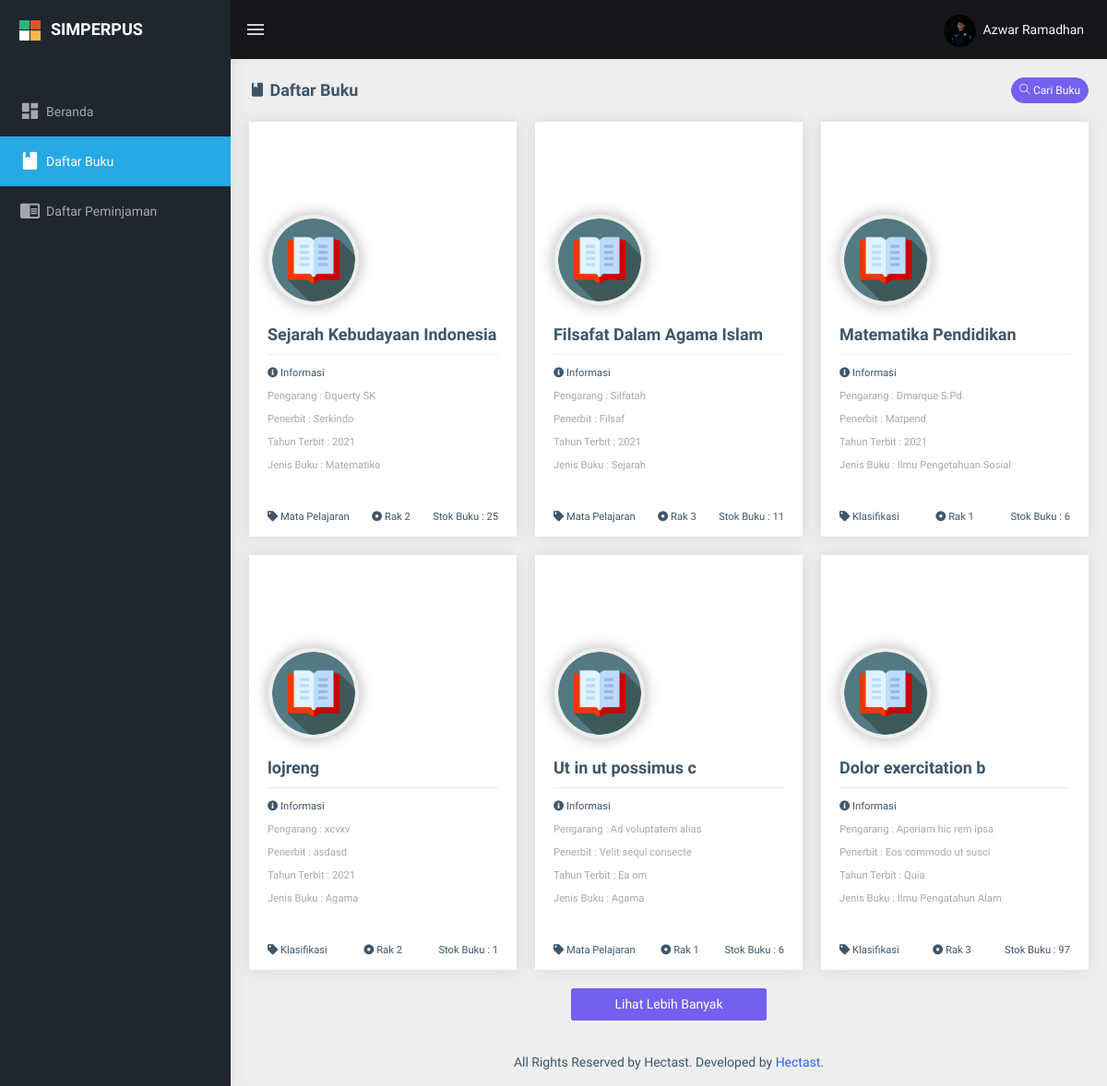
Page /daftar_buku (signed in) on the committed database.
### tables this page shows
CREATE TABLE `anggota` (
  `nisn` varchar(20) NOT NULL,
  `nama_lengkap` varchar(100) NOT NULL,
  `no_hp` varchar(14) NOT NULL,
  `tempat_lahir` varchar(20) NOT NULL,
  `tgl_lahir` date NOT NULL,
  `jk` varchar(10) NOT NULL,
  `id_kelas` int(11) NOT NULL,
  `thn_masuk` varchar(4) NOT NULL,
  `foto` varchar(50) NOT NULL,
  `pass` varchar(80) NOT NULL
);

CREATE TABLE `buku` (
  `id_buku` int(11) NOT NULL,
  `kode_isbn` varchar(100) NOT NULL,
  `judul_buku` varchar(120) NOT NULL,
  `pengarang` varchar(100) NOT NULL,
  `penerbit` varchar(100) NOT NULL,
  `tahun_terbit` varchar(5) NOT NULL,
  `kategori_buku` tinyint(4) NOT NULL,
  `jenis_buku` varchar(100) NOT NULL,
  `jumlah_buku` int(11) NOT NULL,
  `lokasi_buku` varchar(10) NOT NULL,
  `tanggal_input` datetime NOT NULL
);

CREATE TABLE `mapel` (
  `id_mapel` int(11) NOT NULL,
  `nama_mapel` varchar(100) NOT NULL,
  `klasifikasi` tinyint(4) NOT NULL
);

### app/get_data.php (called while the page is built, shortened)
<?php
    if (isset($_SESSION['unique_user']) && $_SESSION['type_user'] == "anggota") {
        $stmt_data = $mysqli->prepare("SELECT * FROM anggota WHERE nisn='{$_SESSION['unique_user']}'");
        $stmt_data->execute();
        $result_data = $stmt_data->get_result();
        $row_data = $result_data->fetch_object();
    }
?>

### views/pages/user/daftar_buku.php (the view, shortened to what this page needs)
<div class="page-wrapper">
    <div class="page-breadcrumb">
        <div class="row">
            <div class="col-12 d-flex no-block align-items-center justify-content-between">
                <h4 class="page-title"><i class="<?= $icon ?>"></i> <?= $title ?></h4>
                <div class="search-box">
                    <a class="waves-effect waves-dark btn btn-sm btn-rounded btn-primary" href="javascript:void(0)"><i class="ti-search"></i> Cari Buku</a>
                </div>
            </div>
        </div>
    </div>
    <div class="container-fluid">
        <div class="row">
            <div class="col-md-12" id="myBukuContent">
                <div class="row myBuku">
                    <?php
                    $stmt_buku = $mysqli->prepare("SELECT * FROM buku LIMIT 6");
                    $stmt_buku->execute();
                    $result_buku = $stmt_buku->get_result();
                    while ($row_buku = $result_buku->fetch_object()) {
                    ?>
                        <div class="col-md-6 col-lg-4 col-xl-3 myBuku">
                            <div class="card card-custom bg-white border-white border-0">
                                <div class="card-custom-img" style="background-image: url(public/assets/images/background-library.jpg);background-position:bottom;"></div>
                                <div class="card-custom-avatar">
                                    <img class="img-thumbnail" src="public/assets/images/open-book.png" alt="Avatar" />
                                </div>
                                <div class="card-body" style="overflow-y: auto;">
                                    <h4 class="card-title"><?= $row_buku->judul_buku; ?></h4>
                                    <div class="border-bottom"></div>
                                    <p class="card-text mb-1 mt-2">
                                        <small><i class="fas fa-info-circle"></i> Informasi</small>
                                    </p>
                                    <p class="card-text text-muted mb-1"><small>Pengarang : <?= $row_buku->pengarang; ?></small></p>
                                    <p class="card-text text-muted mb-1"><small>Penerbit : <?= $row_buku->penerbit; ?></small></p>
                                    <p class="card-text text-muted mb-1"><small>Tahun Terbit : <?= $row_buku->tahun_terbit; ?></small></p>
                                    <p class="card-text text-muted mb-1">
                                        <small>Jenis Buku :
                                            <?php
                                            if ($row_buku->kategori_buku == 1 && !empty($row_buku->jenis_buku)) {
                                                $queryKategK = $mysqli->prepare("SELECT * FROM mapel WHERE id_mapel='{$row_buku->jenis_buku}' AND klasifikasi=1");
                                                $queryKategK->execute();
                                                $resultKategK = $queryKategK->get_result();
                                                $rowKategK = $resultKategK->fetch_object();
                                                echo "
                                                    $rowKategK->nama_mapel
                                                ";
                                            } else if ($row_buku->kategori_buku == 0 && !empty($row_buku->jenis_buku)) {
                                                $queryKategK = $mysqli->prepare("SELECT * FROM mapel WHERE id_mapel='{$row_buku->jenis_buku}'");
                                                $queryKategK->execute();
                                                $resultKategK = $queryKategK->get_result();
                                                $rowKategK = $resultKategK->fetch_object();
                                                echo "
                                                    $rowKategK->nama_mapel
                                                ";
                                            } else {
                                                echo "
                                                 -
                                                ";
                                            }
                                            ?>
                                        </small>
                                    </p>
                                </div>
                                <div class="card-footer" style="background: inherit; border-color: inherit;">
                                    <div class="d-flex w-100 justify-content-between">
                                        <small><i class="fas fa-tag"></i> <?= $row_buku->kategori_buku == 1 ? "Klasifikasi" : "Mata Pelajaran"; ?></small>
                                        <small><i class="fas fa-dot-circle"></i> <?= $row_buku->lokasi_buku; ?></small>
                                        <small>Stok Buku : <?= $row_buku->jumlah_buku; ?> </small>
                                    </div>
                                </div>
                            </div>
                        </div>
                    <?php
                        $idBuku = $row_buku->id_buku;
                    }
                    ?>
                </div>
                <div class="row justify-content-center" id="removeRow">
                    <div class="col-md-5 col-lg-3">
                        <button class="btn btn-primary btn-block" id="btnMore" data-buku="<?= $idBuku; ?>">Lihat Lebih Banyak</button>
                    </div>
                </div>
            </div>
        </div>
    </div>

### views/layout/header.php (shortened to what this page needs)
<!DOCTYPE html>
<html dir="ltr" lang="en">
<head>
    <link href="public/assets/libs/flot/css/float-chart.css" rel="stylesheet">
    <link href="public/assets/libs/datatables.net-bs4/css/dataTables.bootstrap4.css" rel="stylesheet">
    <link rel="stylesheet" href="public/dist/css/icons/font-awesome/css/fontawesome.css">
    <link rel="stylesheet" href="public/dist/css/yearpicker.css">
    <link rel="stylesheet" href="public/assets/libs/select2/dist/css/select2.min.css">
    <link href="public/dist/css/style.min.css" rel="stylesheet">
</head>
<body>

### views/layout/navbar.php (shortened to what this page needs)
<div id="main-wrapper">
    <header class="topbar" data-navbarbg="skin5">
        <nav class="navbar top-navbar navbar-expand-md navbar-dark">
            <div class="navbar-header" data-logobg="skin5">
                <?php if (isset($_GET['views_admin'])) : ?>
                    <a class="navbar-brand" href="beranda_admin">
                    <?php else : ?>
                        <a class="navbar-brand" href="beranda">
                        <?php endif; ?>
                        <b class="logo-icon p-l-10">
                            <img src="public/assets/images/logo-icon.png" alt="homepage" class="light-logo" />
                        </b>
                        <span class="logo-text">
                            <h4 class="light-logo mt-2">SIMPERPUS</h4>
                        </span>
                        </a>
            </div>
            <div class="navbar-collapse collapse" id="navbarSupportedContent" data-navbarbg="skin5">
                <ul class="navbar-nav float-left mr-auto">
                    <li class="nav-item d-none d-md-block"><a class="nav-link sidebartoggler waves-effect waves-light" href="javascript:void(0)" data-sidebartype="mini-sidebar"><i class="mdi mdi-menu font-24"></i></a></li>
                </ul>
                <ul class="navbar-nav float-right">
                    <li class="nav-item dropdown">
                        <?php if (isset($_GET['views_admin'])) : ?>
                            <a class="nav-link dropdown-toggle text-muted waves-effect waves-dark pro-pic" href="" data-toggle="dropdown" aria-haspopup="true" aria-expanded="false">
                                <img src="public/assets/images/users/1.jpg" alt="user" class="rounded-circle" width="31">
                                <span class="text-light ml-1">Administrator</span>
                            </a>
                            <div class="dropdown-menu dropdown-menu-right user-dd animated">
                                <a class="dropdown-item" href="app/aksi_logout.php" onclick="return confirm('Yakin ingin keluar dari akun ini ?')"><i class="fa fa-power-off m-r-5 m-l-5"></i> Logout</a>
                            </div>
                        <?php else : ?>
                            <a class="nav-link dropdown-toggle text-muted waves-effect waves-dark pro-pic" href="" data-toggle="dropdown" aria-haspopup="true" aria-expanded="false">
                                <img src="public/uploads/<?= $row_data->foto; ?>" alt="user" class="rounded-circle" height="35" width="35" style="object-fit:cover;">
                                <span class="text-light ml-1"><?= $row_data->nama_lengkap; ?></span>
                            </a>
                        <?php endif; ?>
                    </li>
                </ul>
            </div>
        </nav>
    </header>

### views/layout/sidebar.php
<aside class="left-sidebar" data-sidebarbg="skin5">
    <div class="scroll-sidebar">
        <nav class="sidebar-nav">
            <ul id="sidebarnav" class="p-t-30">
                <?php if (isset($_GET['views_admin'])) : ?>
                <li class="sidebar-item"> <a class="sidebar-link waves-effect waves-dark sidebar-link" href="beranda_admin" aria-expanded="false"><i class="mdi mdi-view-dashboard"></i><span class="hide-menu">Beranda</span></a></li>
                <li class="sidebar-item"> <a class="sidebar-link has-arrow waves-effect waves-dark" href="javascript:void(0)" aria-expanded="false"><i class="mdi mdi-receipt"></i><span class="hide-menu">Master Data </span></a>
                    <ul aria-expanded="false" class="collapse  first-level">
                        <li class="sidebar-item"><a href="data_kelas" class="sidebar-link"><i class="fas fa-clipboard"></i><span class="hide-menu"> Data Kelas </span></a></li>
                        <li class="sidebar-item"><a href="data_anggota" class="sidebar-link"><i class="fas fa-users"></i><span class="hide-menu"> Data Anggota </span></a></li>
                        <li class="sidebar-item"><a href="data_guru" class="sidebar-link"><i class="fas fa-user"></i><span class="hide-menu"> Data Guru </span></a></li>
                        <li class="sidebar-item"><a href="data_buku" class="sidebar-link"><i class="fas fa-book"></i><span class="hide-menu"> Data Buku </span></a></li>
                    </ul>
                </li>
                <li class="sidebar-item"> <a class="sidebar-link waves-effect waves-dark sidebar-link" href="peminjaman" aria-expanded="false"><i class="fas fa-address-book"></i><span class="hide-menu">Peminjaman</span></a></li>
                <?php else : ?>
                <li class="sidebar-item"> <a class="sidebar-link waves-effect waves-dark sidebar-link" href="beranda" aria-expanded="false"><i class="mdi mdi-view-dashboard"></i><span class="hide-menu">Beranda</span></a></li>
                <li class="sidebar-item"> <a class="sidebar-link waves-effect waves-dark sidebar-link" href="daftar_buku" aria-expanded="false"><i class="mdi mdi-book"></i><span class="hide-menu">Daftar Buku</span></a></li>
                <li class="sidebar-item"> <a class="sidebar-link waves-effect waves-dark sidebar-link" href="daftar_peminjaman" aria-expanded="false"><i class="mdi mdi-book-open"></i><span class="hide-menu">Daftar Peminjaman</span></a></li>
                <?php endif; ?>
            </ul>
        </nav>
    </div>
</aside>

### user.php (shortened to what this page needs)
<?php
include 'app/env.php';
?>
<?php
include 'app/get_data.php';
if (isset($_GET['views_user']) && $_GET['views_user'] == 'beranda') {
    $title = 'Beranda';
    $icon = 'mdi mdi-view-dashboard';
} else if (isset($_GET['views_user']) && $_GET['views_user'] == 'daftar_buku') {
    $title = 'Daftar Buku';
    $icon = 'mdi mdi-book';
} else if (isset($_GET['views_user']) && $_GET['views_user'] == 'daftar_peminjaman') {
    $title = 'Daftar Peminjaman';
    $icon = 'mdi mdi-book-open';
} else {
    $title = 'Beranda';
    $icon = 'mdi mdi-view-dashboard';
}
include 'views/layout/header.php';
include 'views/layout/navbar.php';
include 'views/layout/sidebar.php';
if (isset($_GET['views_user']) && $_GET['views_user'] == 'beranda') {
    include 'views/pages/user/beranda.php';
} else if (isset($_GET['views_user']) && $_GET['views_user'] == 'daftar_buku') {
    include 'views/pages/user/daftar_buku.php';
} else if (isset($_GET['views_user']) && $_GET['views_user'] == 'daftar_peminjaman') {
    include 'views/pages/user/daftar_peminjaman.php';
} else {
    include 'views/pages/user/beranda.php';
}
include 'views/layout/footer.php';
?>

### views/layout/footer.php (shortened to what this page needs)
<footer class="footer text-center">
    All Rights Reserved by Hectast. Developed by <a href="https://github.com/hectast" target="_BLANK">Hectast</a>.
</footer>
</div>
</div>
</body>
</html>

### views/layout/header.php (style rules this page uses)
.card-custom { overflow: hidden; min-height: 450px; box-shadow: 0 0 15px rgba(10, 10, 10, 0.1); }
.card-custom-img { height: 200px; min-height: 200px; background-repeat: no-repeat; background-size: cover; background-position: center; border-color: inherit; }
.card-custom-img::after { position: absolute; content: ''; top: 161px; left: 0; width: 0; height: 0; border-style: solid; border-top-width: 40px; border-right-width: 0; border-bottom-width: 0; border-left-width: 545px; border-left-width: calc(575px - 5vw); border-top-color: transparent; border-right-color: transparent; border-bottom-color: transparent; border-left-color: inherit; }
.card-custom-avatar img { border-radius: 50%; box-shadow: 0 0 15px rgba(10, 10, 10, 0.3); position: absolute; top: 100px; left: 1.25rem; width: 100px; height: 100px; }

### rows in the picture
anggota: foto (picture), nama_lengkap "Azwar Ramadhan"
buku: judul_buku "Sejarah Kebudayaan Indonesia", pengarang "Dquerty SK", penerbit "Serkindo", tahun_terbit "2021", mapel.nama_mapel "Matematika", kategori_buku "Mata Pelajaran", lokasi_buku "Rak 2", jumlah_buku "25"
buku: judul_buku "Filsafat Dalam Agama Islam", pengarang "Silfatah", penerbit "Filsaf", tahun_terbit "2021", mapel.nama_mapel "Sejarah", kategori_buku "Mata Pelajaran", lokasi_buku "Rak 3", jumlah_buku "11"
buku: judul_buku "Matematika Pendidikan", pengarang "Dmarque S.Pd", penerbit "Matpend", tahun_terbit "2021", mapel.nama_mapel "Ilmu Pengetahuan Sosial", kategori_buku "Klasifikasi", lokasi_buku "Rak 1", jumlah_buku "6"
buku: judul_buku "lojreng", pengarang "xcvxv", penerbit "asdasd", tahun_terbit "2021", mapel.nama_mapel "Agama", kategori_buku "Klasifikasi", lokasi_buku "Rak 2", jumlah_buku "1"
buku: judul_buku "Ut in ut possimus c", pengarang "Ad voluptatem alias", penerbit "Velit sequi consecte", tahun_terbit "Ea om", mapel.nama_mapel "Agama", kategori_buku "Mata Pelajaran", lokasi_buku "Rak 1", jumlah_buku "6"
buku: judul_buku "Dolor exercitation b", pengarang "Aperiam hic rem ipsa", penerbit "Eos commodo ut susci", tahun_terbit "Quia", mapel.nama_mapel "Ilmu Pengatahun Alam", kategori_buku "Klasifikasi", lokasi_buku "Rak 3", jumlah_buku "97"

### other values in the picture
$title "Daftar Buku"
